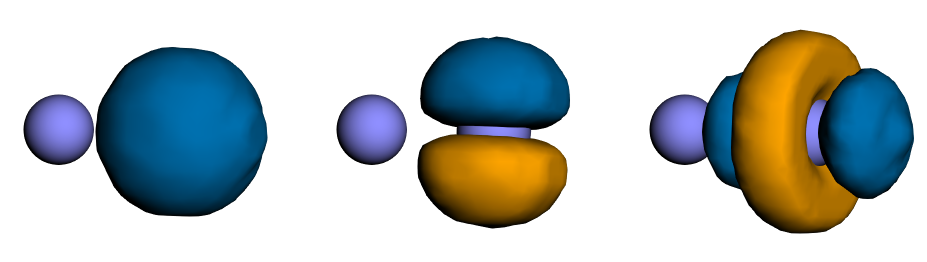
#> input picture docs/figure_sources/ground_state_qpe/tutorial_qpe_atomic_basis_functions.png, 927 x 262 px
$ python generate_tutorial_qpe_screenshot_images.py
#> lines starting #> are read from the running program, lines starting #| are printed output that depends on the picture; after the words box and inside, x2 and y2 are one past the last pixel; in counts of white or black regions, pixels touching at a corner belong together
#> in main, image is the input picture: PIL image 927x262 RGB; mean R, G, B 186.4, 193.9, 193.4
### docs/source/_static/diagrams/convert_white_to_alpha.py
"""Convert a white-backed PNG to transparency without changing its white composite."""

# --------------------------------------------------------------------------------------------
# Copyright (c) Microsoft Corporation. All rights reserved.
# Licensed under the MIT License. See LICENSE.txt in the project root for license information.
# --------------------------------------------------------------------------------------------

import argparse
from pathlib import Path

import numpy as np
from PIL import Image


def white_to_alpha(image: Image.Image) -> Image.Image:
    """Return an RGBA image that reproduces ``image`` exactly over white."""
    rgb = np.asarray(image.convert("RGB"), dtype=np.uint8)
    alpha = (255 - rgb.min(axis=2)).astype(np.uint8)
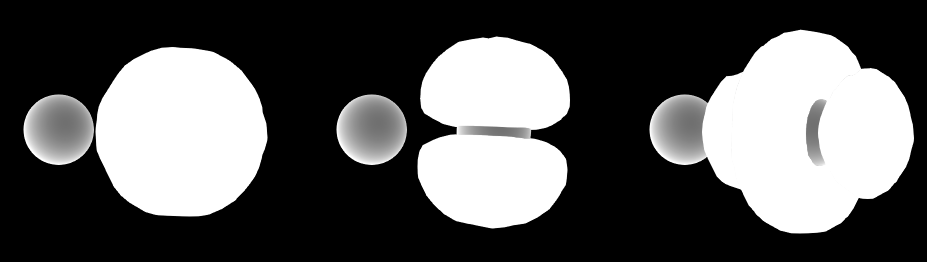
#> alpha: shape (262, 927); min 0, max 255, mean 87.5
    alpha_fraction = alpha.astype(np.float32) / 255.0
    foreground = np.full_like(rgb, 255)

    for channel in range(3):
        values = rgb[:, :, channel].astype(np.float32)
        unmixed = 255.0 + (values - 255.0) / np.maximum(alpha_fraction, 1.0 / 255.0)
        foreground[:, :, channel] = np.clip(np.rint(unmixed), 0, 255).astype(np.uint8)
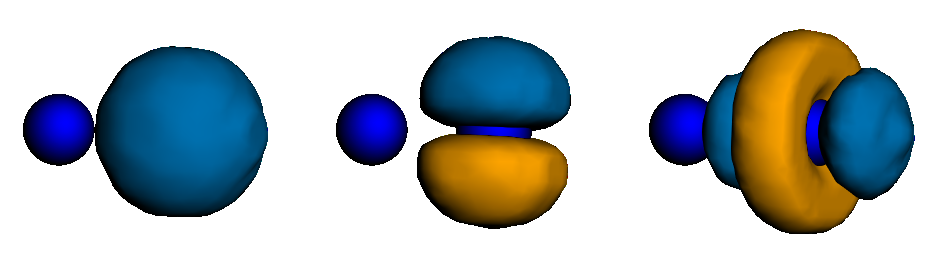
#> foreground: shape (262, 927, 3); mean R, G, B 179.9, 187.4, 190
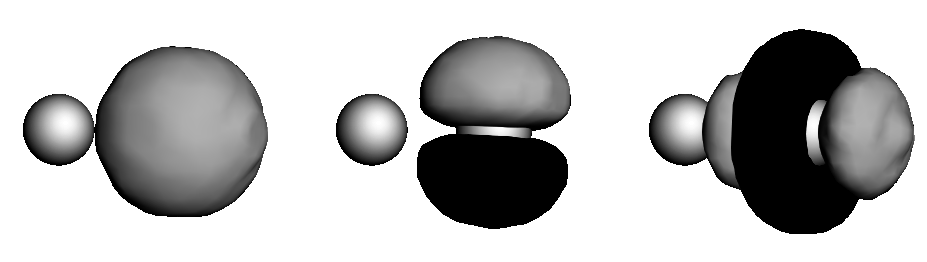
#> unmixed: shape (262, 927) float32; min 0, max 255, mean 190

    return Image.fromarray(np.dstack((foreground, alpha)), mode="RGBA")


# [11 lines left out: function main, not called in this run]


# [2 lines that do not run on import are left out]

### docs/source/_static/diagrams/generate_tutorial_qpe_screenshot_images.py
"""Generate published molecular-QPE images from the original screenshots."""

# --------------------------------------------------------------------------------------------
# Copyright (c) Microsoft Corporation. All rights reserved.
# Licensed under the MIT License. See LICENSE.txt in the project root for license information.
# --------------------------------------------------------------------------------------------

from pathlib import Path

import numpy as np
from PIL import Image
from scipy import ndimage

from convert_white_to_alpha import white_to_alpha

DIAGRAMS_DIR = Path(__file__).resolve().parent
SOURCE_DIR = Path(__file__).resolve().parents[3] / "figure_sources" / "ground_state_qpe"

ORBITAL_SCREENSHOTS = (
    "tutorial_qpe_atomic_basis_functions.png",
    "tutorial_qpe_example_molecular_orbitals.png",
)
CIRCUIT_SCREENSHOTS = (
    "tutorial_qpe_state_preparation_comparison.png",
    "tutorial_qpe_power_one_circuit_overview.png",
)

CIRCUIT_BACKGROUND = 255
MIN_NEUTRAL_VALUE = 200
MAX_NEUTRAL_SPREAD = 5
MIN_BACKGROUND_COMPONENT_AREA = 1000


def replace_circuit_background(image: Image.Image) -> Image.Image:
    """Normalize large neutral screenshot regions to the circuit background."""
    rgb = np.asarray(image.convert("RGB")).copy()
    neutral = (rgb.min(axis=2) >= MIN_NEUTRAL_VALUE) & (
        (rgb.max(axis=2) - rgb.min(axis=2)) <= MAX_NEUTRAL_SPREAD
    )
    components, num_components = ndimage.label(
        neutral,
        structure=np.ones((3, 3), dtype=np.uint8),
    )
    areas = np.bincount(components.ravel())
    border_components = (
        set(components[0])
        | set(components[-1])
        | set(components[:, 0])
        | set(components[:, -1])
    )
    background_components = {
        index
        for index in range(1, num_components + 1)
        if index in border_components or areas[index] >= MIN_BACKGROUND_COMPONENT_AREA
    }
    background = np.isin(components, list(background_components))
    offset = 255 - CIRCUIT_BACKGROUND
    rgb[background] = np.maximum(
        rgb[background].astype(np.int16) - offset,
        0,
    ).astype(np.uint8)
    return Image.fromarray(rgb, mode="RGB")


def main() -> None:
    """Regenerate all published screenshot-derived tutorial images."""
    for filename in ORBITAL_SCREENSHOTS:
        with Image.open(SOURCE_DIR / filename) as image:
            output = white_to_alpha(image)
        output_path = DIAGRAMS_DIR / filename
        output.save(output_path)
        print(f"Wrote {output_path}")
#> pass 2 of the loop in main, `for filename in ORBITAL_SCREENSHOTS:`:
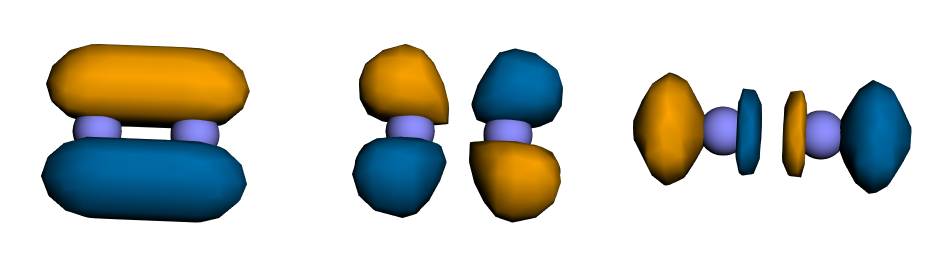
#> input picture docs/figure_sources/ground_state_qpe/tutorial_qpe_example_molecular_orbitals.png, 927 x 262 px
#> in main, image is the input picture: PIL image 927x262 RGB; mean R, G, B 202.7, 204.6, 198.3

    for filename in CIRCUIT_SCREENSHOTS:
        with Image.open(SOURCE_DIR / filename) as image:
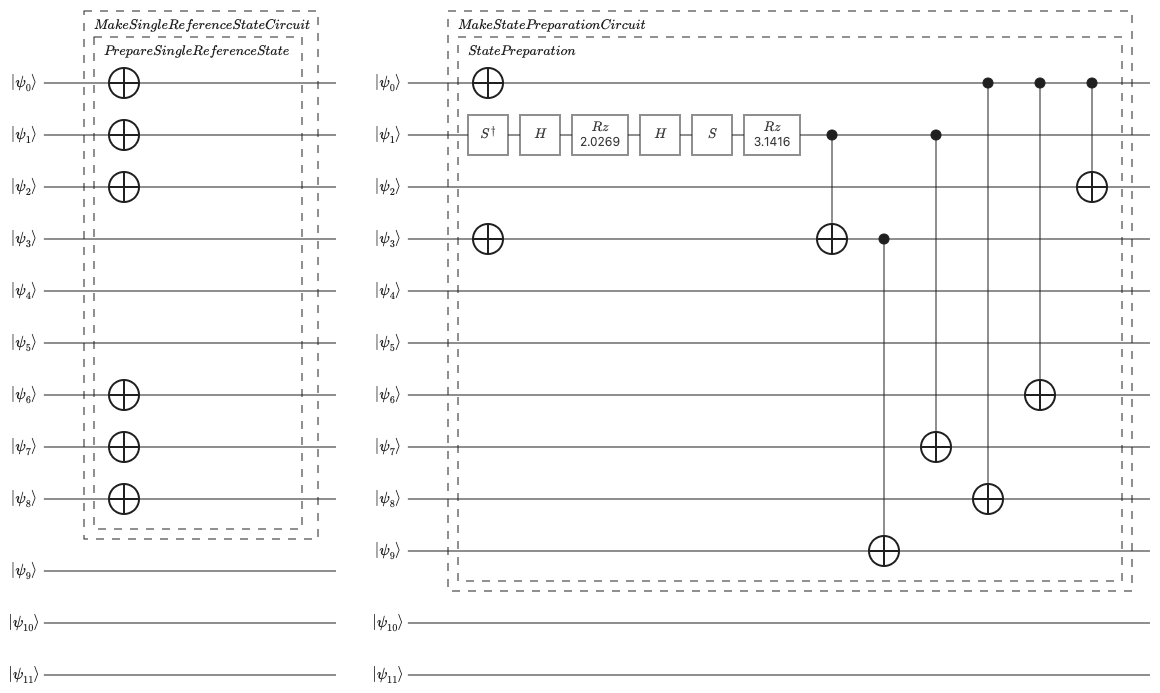
#> input picture docs/source/_static/diagrams/tutorial_qpe_state_preparation_comparison.png, 1160 x 693 px, found by its file name
#> image is the input picture: PIL image 1160x693 RGB; min 32, max 255, mean 247.6
            output = replace_circuit_background(image)
#> in replace_circuit_background, `neutral = (rgb.min(axis=2) >= MIN_NEUTRAL_VALUE) & ( (rgb.max(axis=2) ..`:
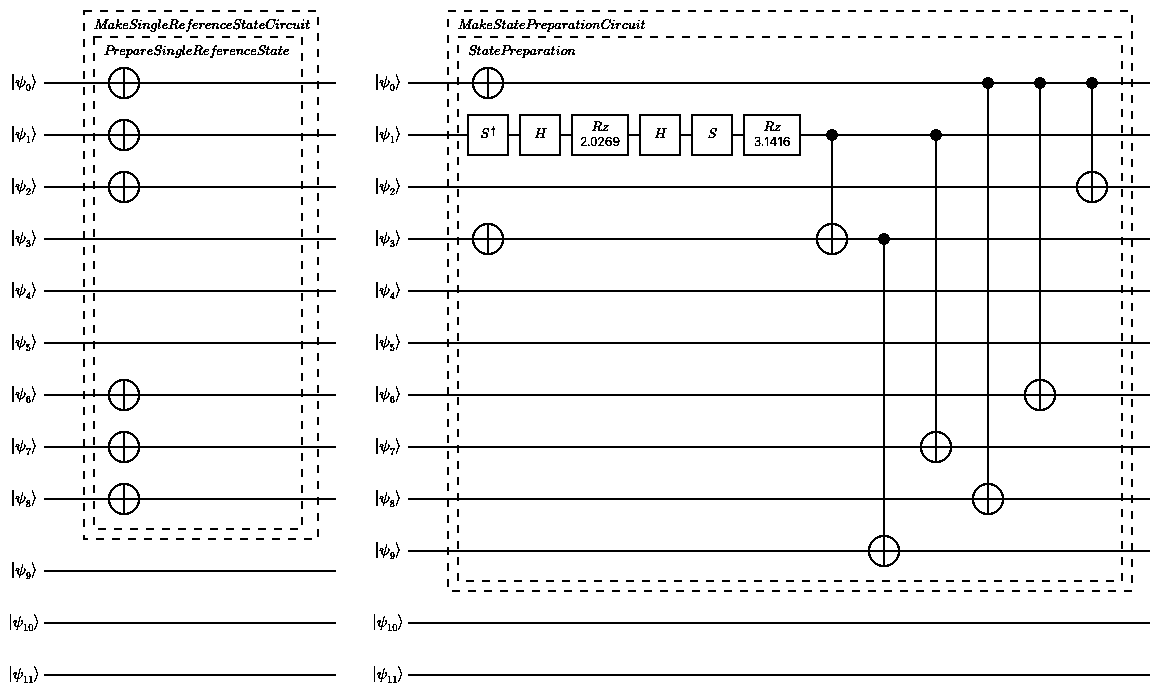
#> neutral: shape (693, 1160) bool; 94.1% white; black in thin lines or dots
#> in replace_circuit_background, `components, num_components = ndimage.label( neutral, structure=np.ones..`:
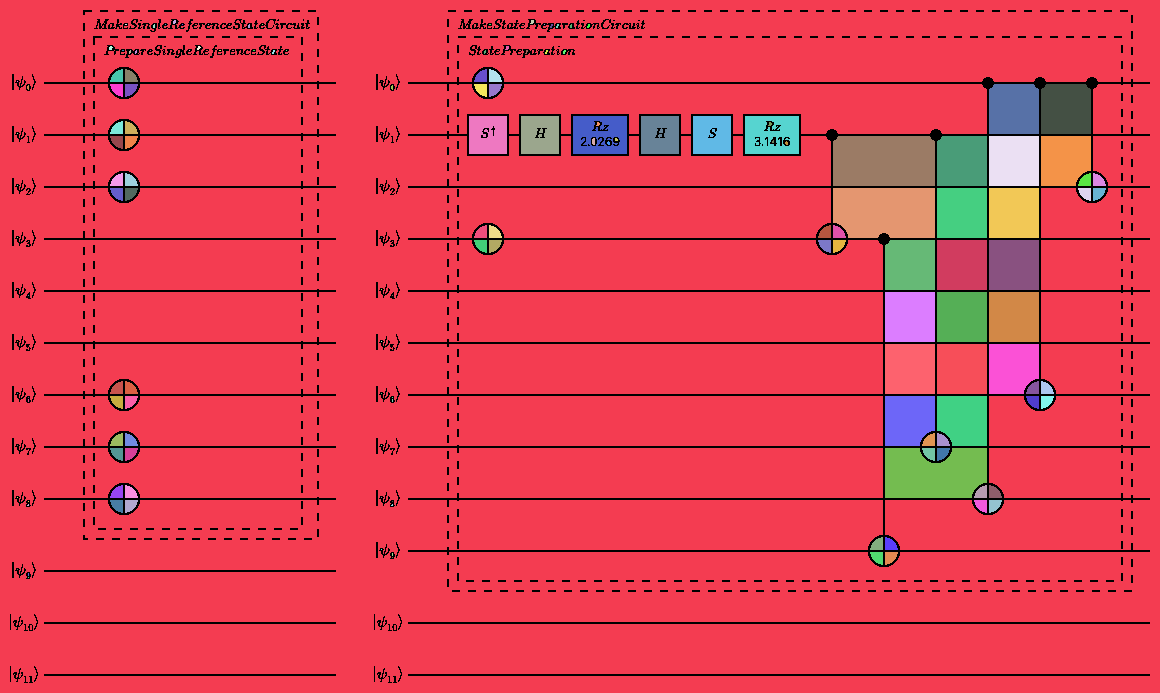
#> components: shape (693, 1160) int32; 161 distinct labels, from 0 to 160; one colour per label, 0 black
#> in replace_circuit_background, `components, num_components = ndimage.label( neutral, structure=np.ones..`: num_components = 160
#> in replace_circuit_background, `areas = np.bincount(components.ravel())`: areas = 161 values, max 681663 at index 1, min 1 at index 6, mean 4993
#> in replace_circuit_background, `border_components = ( set(components[0]) | set(components[-1]) | set(c..`: border_components = 1 item
#> in replace_circuit_background, `background_components = { index for index in range(1, num_components +..`: background_components = 28 items
#> in replace_circuit_background, `background = np.isin(components, list(background_components))`:
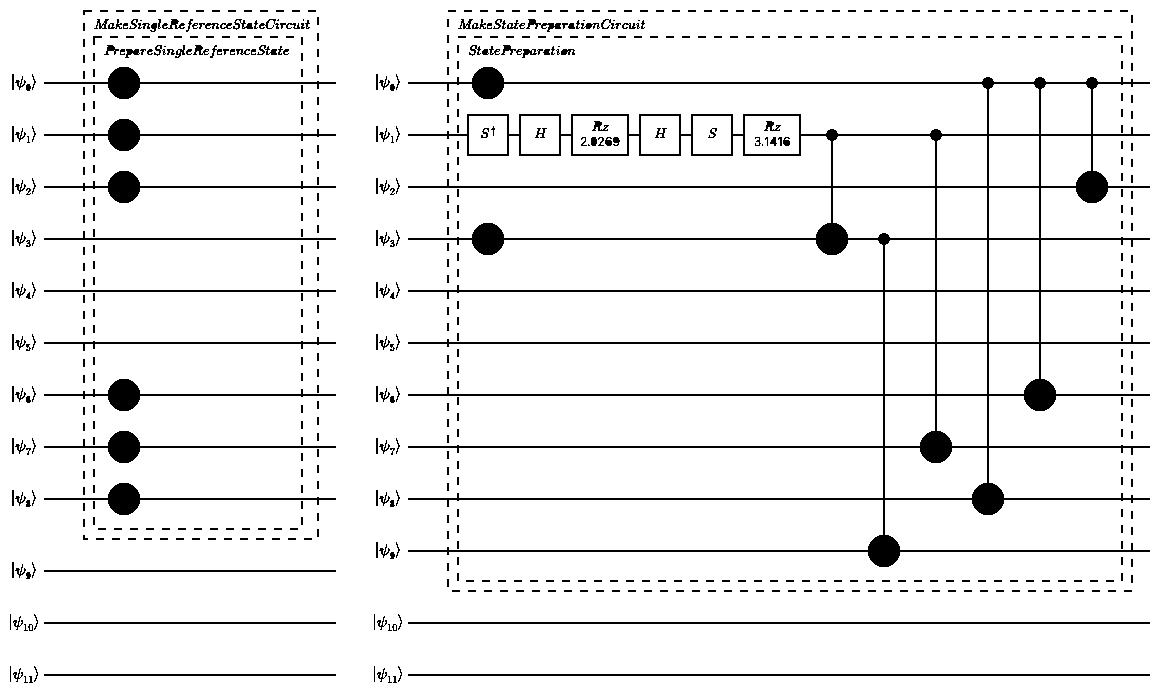
#> background: shape (693, 1160) bool; 93.2% white; 653 black regions (484 under 20 px), largest, box (x1, y1, x2, y2) and area: (408, 67, 1150, 567) 25988, (408, 622, 1150, 624) 1484, (408, 674, 1150, 676) 1484
        output_path = DIAGRAMS_DIR / filename
        output.save(output_path)
        print(f"Wrote {output_path}")
#> pass 2 of the loop in main, `for filename in CIRCUIT_SCREENSHOTS:`:
#> neutral: shape (810, 678) bool; 90.9% white; 418 black regions (320 under 20 px), largest, box (x1, y1, x2, y2) and area: (44, 62, 668, 780) 40934, (403, 414, 426, 424) 98, (155, 19, 176, 29) 89
#> in replace_circuit_background (call 2), `components, num_components = ndimage.label( neutral, structure=np.ones..`:
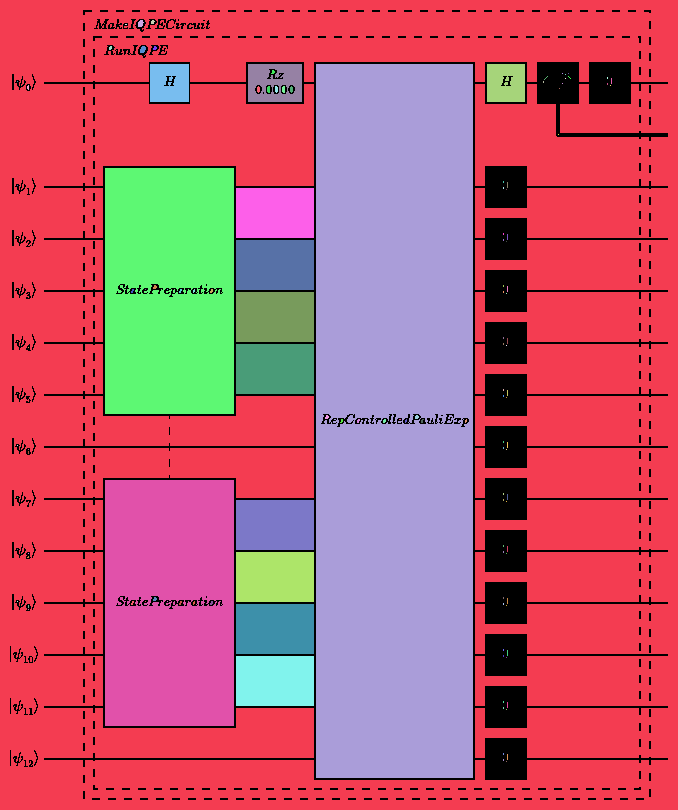
#> components: shape (810, 678) int32; 131 distinct labels, from 0 to 130; one colour per label, 0 black
#> num_components = 130
#> areas = 131 values, max 289117 at index 1, min 1 at index 13, mean 4192.2
#> background_components = 15 items
#> in replace_circuit_background (call 2), `background = np.isin(components, list(background_components))`:
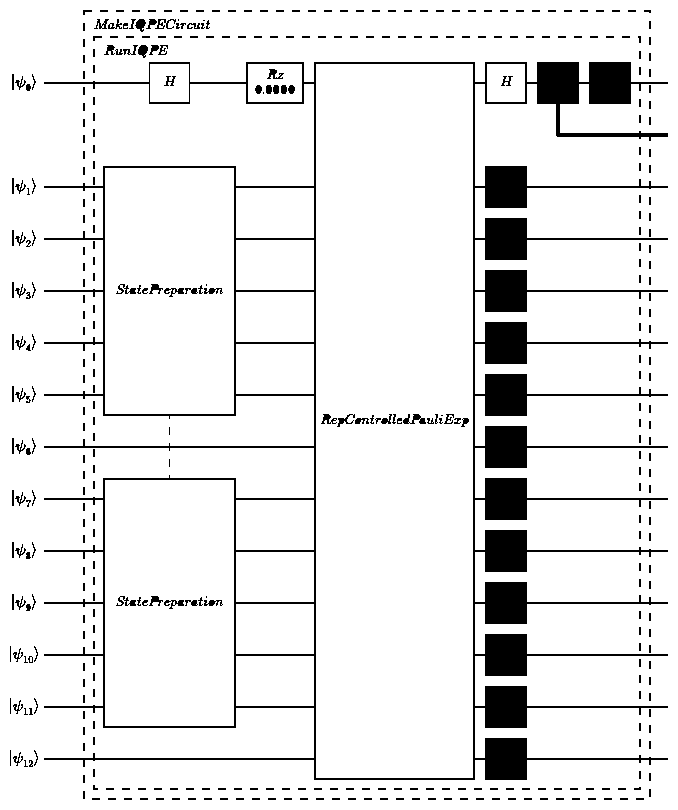
#> background: shape (810, 678) bool; 90.8% white; 418 black regions (319 under 20 px), largest, box (x1, y1, x2, y2) and area: (44, 62, 668, 780) 41093, (403, 414, 426, 424) 125, (116, 284, 136, 294) 93


if __name__ == "__main__":
    main()
